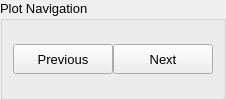
    <widget class="QWidget" name="plotNav_widget" native="true">
     <property name="sizePolicy">
      <sizepolicy hsizetype="Expanding" vsizetype="Minimum">
       <horstretch>0</horstretch>
       <verstretch>0</verstretch>
      </sizepolicy>
     </property>
     <layout class="QVBoxLayout" name="verticalLayout_3">
      <property name="spacing">
       <number>0</number>
      </property>
      <property name="leftMargin">
       <number>0</number>
      </property>
      <property name="topMargin">
       <number>0</number>
      </property>
      <property name="rightMargin">
       <number>0</number>
      </property>
      <property name="bottomMargin">
       <number>0</number>
      </property>
      <item>
       <widget class="QGroupBox" name="groupBox_2">
        <property name="sizePolicy">
         <sizepolicy hsizetype="Expanding" vsizetype="Minimum">
          <horstretch>0</horstretch>
          <verstretch>0</verstretch>
         </sizepolicy>
        </property>
        <property name="font">
         <font>
          <pointsize>10</pointsize>
         </font>
        </property>
        <property name="title">
         <string>Plot Navigation</string>
        </property>
        <layout class="QHBoxLayout" name="horizontalLayout_5">
         <property name="spacing">
          <number>0</number>
         </property>
         <property name="leftMargin">
          <number>10</number>
         </property>
         <property name="topMargin">
          <number>10</number>
         </property>
         <property name="rightMargin">
          <number>10</number>
         </property>
         <property name="bottomMargin">
          <number>10</number>
         </property>
         <item>
          <widget class="QPushButton" name="prevPlot_btn">
           <property name="sizePolicy">
            <sizepolicy hsizetype="Fixed" vsizetype="Fixed">
             <horstretch>0</horstretch>
             <verstretch>0</verstretch>
            </sizepolicy>
           </property>
           <property name="minimumSize">
            <size>
             <width>100</width>
             <height>30</height>
            </size>
           </property>
           <property name="maximumSize">
            <size>
             <width>100</width>
             <height>30</height>
            </size>
           </property>
           <property name="font">
            <font>
             <pointsize>10</pointsize>
            </font>
           </property>
           <property name="text">
            <string>Previous</string>
           </property>
          </widget>
         </item>
         <item>
          <widget class="QPushButton" name="nextPlot_btn">
           <property name="sizePolicy">
            <sizepolicy hsizetype="Fixed" vsizetype="Fixed">
             <horstretch>0</horstretch>
             <verstretch>0</verstretch>
            </sizepolicy>
           </property>
           <property name="minimumSize">
            <size>
             <width>100</width>
             <height>30</height>
            </size>
           </property>
           <property name="maximumSize">
            <size>
             <width>100</width>
             <height>30</height>
            </size>
           </property>
           <property name="font">
            <font>
             <pointsize>10</pointsize>
            </font>
           </property>
           <property name="text">
            <string>Next</string>
           </property>
          </widget>
         </item>
        </layout>
       </widget>
      </item>
     </layout>
    </widget>
